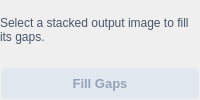
<?xml version="1.0" encoding="UTF-8"?>
<ui version="4.0">
 <class>FillSettings</class>
 <widget class="QWidget" name="fillSettings">
  <layout class="QVBoxLayout" name="layout">
   <property name="spacing">
    <number>8</number>
   </property>
   <property name="leftMargin">
    <number>0</number>
   </property>
   <property name="topMargin">
    <number>0</number>
   </property>
   <property name="rightMargin">
    <number>0</number>
   </property>
   <property name="bottomMargin">
    <number>0</number>
   </property>
   <item>
    <widget class="QLabel" name="target">
    <property name="styleSheet">
     <string notr="true">font-size: 12px;
color: #475569;</string>
    </property>
     <property name="text">
      <string>Select a stacked output image to fill its gaps.</string>
     </property>
     <property name="wordWrap">
      <bool>true</bool>
     </property>
    </widget>
   </item>
   <item>
    <widget class="QPushButton" name="run">
    <property name="styleSheet">
     <string notr="true">QPushButton#run {
    font-weight: bold;
    background-color: #0369a1;
    color: #ffffff;
    padding: 7px 12px;
    border-radius: 6px;
    font-size: 13px;
    border: 2px solid transparent;
}
QPushButton#run:hover {
    background-color: #075985;
}
QPushButton#run:disabled {
    background-color: #e2e8f0;
    color: #94a3b8;
}
QPushButton#run:focus:enabled { border-color: #ffffff; }</string>
    </property>
     <property name="cursor">
      <cursorShape>PointingHandCursor</cursorShape>
     </property>
     <property name="text">
      <string>Fill Gaps</string>
     </property>
     <property name="enabled">
      <bool>false</bool>
     </property>
    </widget>
   </item>
  </layout>
 </widget>
 <resources/>
 <connections/>
</ui>
